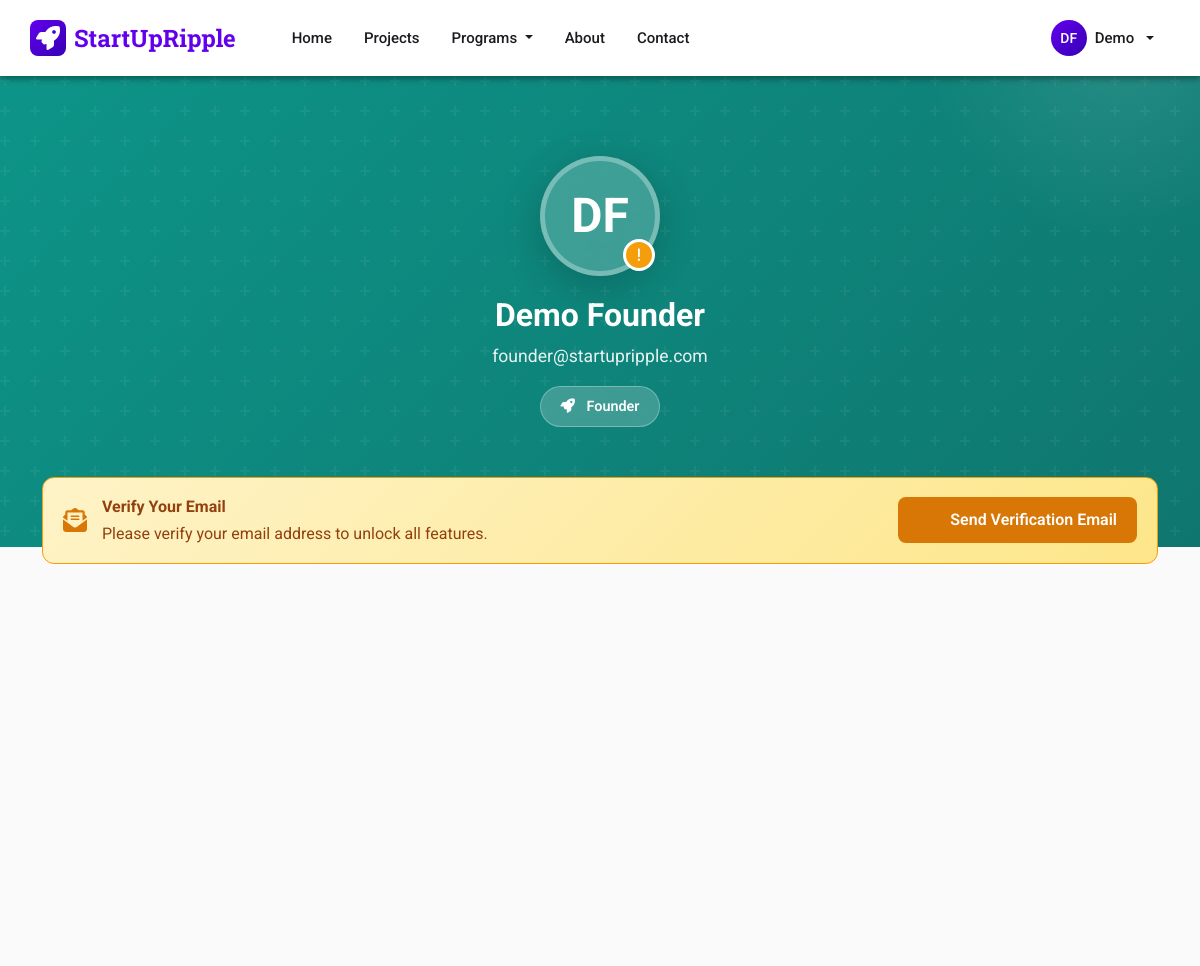
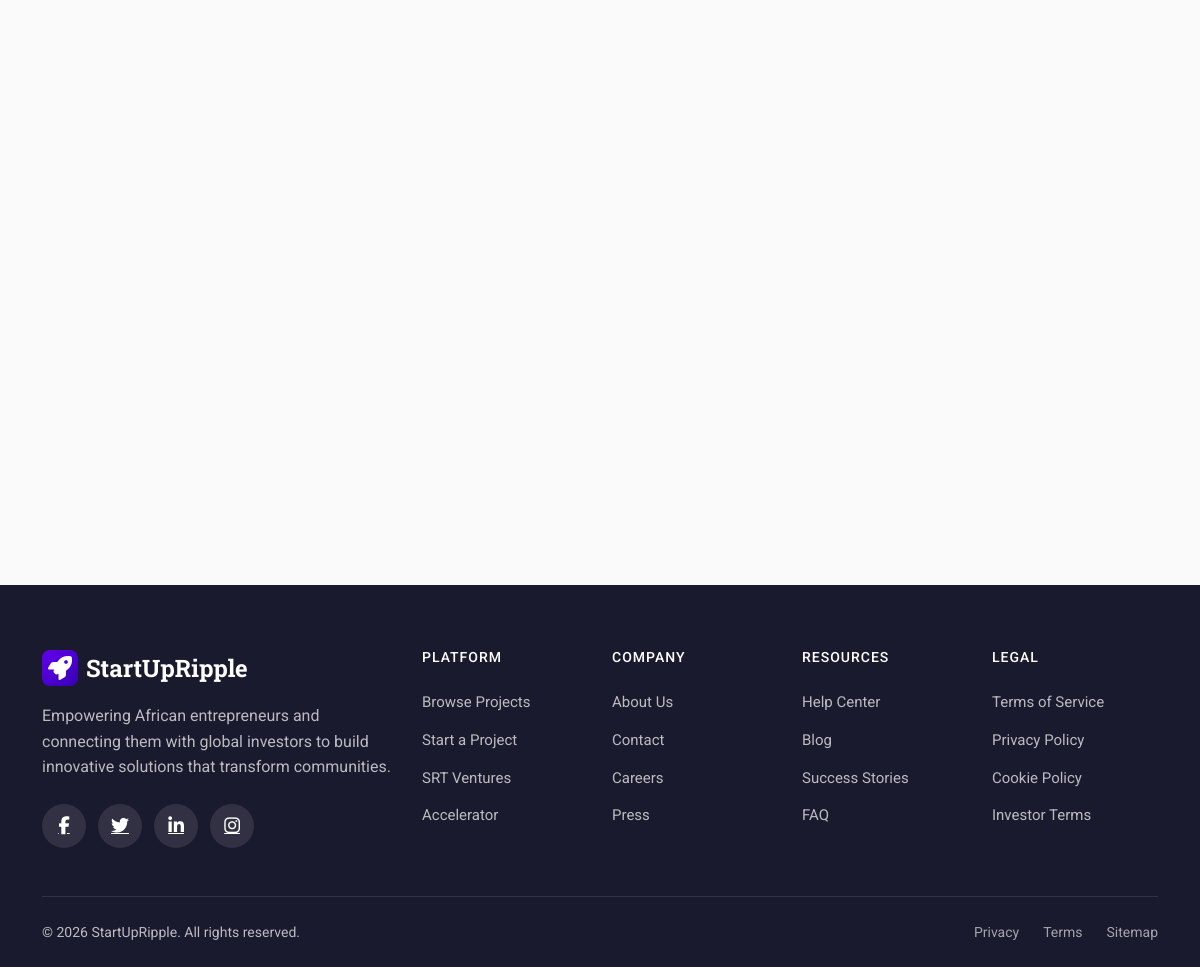
Page /accounts/profile/ (signed in) on the committed database (2 pictures, top to bottom).
### apps/accounts/models.py (models this page shows, shortened)
class CustomUser(AbstractUser):
    USER_TYPES = (
        ('', 'Select User Type'),
        ('founder', 'Founder'),
        ('donor', 'Donor/Pledger'),
        ('investor', 'Investor'),
        ('partner', 'SRT Partner'),
    )
    user_type = models.CharField(max_length=20, choices=USER_TYPES, blank=False, null=False)
    phone_number = models.CharField(max_length=20)
    profile_completed = models.BooleanField(default=False)
    location = models.CharField(max_length=100, blank=True, null=True)
    address_line1 = models.CharField(max_length=255, blank=True, null=True)
    address_line2 = models.CharField(max_length=255, blank=True, null=True)
    city = models.CharField(max_length=100, blank=True, null=True)
    state_province = models.CharField(max_length=100, blank=True, null=True)
    postal_code = models.CharField(max_length=20, blank=True, null=True)
    country = models.CharField(max_length=100, blank=True, null=True)
    email_verified = models.BooleanField(default=False)
    registration_fee_paid = models.BooleanField(default=False)
    is_srt_partner = models.BooleanField(default=False, help_text="User has SRT Partner capabilities")
    srt_partner_since = models.DateTimeField(null=True, blank=True, help_text="Date when user became an SRT partner")
    profile_image = models.ImageField(upload_to='profile_images/', blank=True, null=True, help_text="User profile photo")
    email = models.EmailField(unique=True)
    USERNAME_FIELD = 'email'
    REQUIRED_FIELDS = ['username']

### apps/accounts/views.py (the view)
# urls.py: path('profile/', views.profile_view, name='profile_view'),
@login_required
def profile_view(request):
    user = request.user
    founder_profile = None
    investor_profile = None
    partner_profile = None
    if user.user_type == 'founder':
        founder_profile = getattr(user, 'founderprofile', None)
    elif user.user_type == 'investor':
        investor_profile = getattr(user, 'investorprofile', None)
    elif user.user_type == 'partner':
        partner_profile = getattr(user, 'partnerprofile', None)
    context = {
        'user': user,
        'founder_profile': founder_profile,
        'investor_profile': investor_profile,
        'partner_profile': partner_profile,
    }
    return render(request, 'accounts/profile_view.html', context)

### apps/cms/context_processors.py (called while the page is built)
def social_links(request):
    return {
        'social_links': SocialMediaLink.objects.all().order_by('order')
    }

def site_settings(request):
    try:
        settings = SiteSettings.load()
    except Exception:
        settings = None
    return {
        'site_settings': settings
    }

### apps/cms/models.py (called while the page is built)
    @classmethod
    def load(cls):
        obj, created = cls.objects.get_or_create(pk=1)
        return obj

### apps/accounts/templates/accounts/profile_view.html (shortened to what this page needs)
{% extends 'base.html' %}
{% load static %}
{% block content %}
<section class="profile-hero">
    <div class="container">
        <div class="hero-content text-center">
            <div class="profile-avatar-wrapper d-inline-block">
                {% if user.profile_image %}
                    <img src="{{ user.profile_image.url }}" alt="{{ user.get_full_name }}" class="profile-avatar">
                {% elif user.user_type == 'founder' and founder_profile and founder_profile.image %}
                    <img src="{{ founder_profile.image.url }}" alt="{{ user.get_full_name }}" class="profile-avatar">
                {% elif user.user_type == 'partner' and partner_profile and partner_profile.image %}
                    <img src="{{ partner_profile.image.url }}" alt="{{ user.get_full_name }}" class="profile-avatar">
                {% else %}
                    <div class="profile-avatar-placeholder">
                        {{ user.first_name|slice:":1"|upper }}{{ user.last_name|slice:":1"|upper }}
                    </div>
                {% endif %}
                {% if user.email_verified %}
                    <div class="verification-badge verified" title="Email Verified">
                        <i class="fas fa-check"></i>
                    </div>
                {% else %}
                    <div class="verification-badge unverified" title="Email Not Verified">
                    </div>
                {% endif %}
            </div>
            <h1 class="profile-name">{{ user.first_name }} {{ user.last_name }}</h1>
            <p class="profile-email">{{ user.email }}</p>
            <div class="user-type-badge">
                {% if user.user_type == 'founder' %}
                    <i class="fas fa-rocket"></i>
                {% elif user.user_type == 'investor' %}
                    <i class="fas fa-chart-line"></i>
                {% elif user.user_type == 'partner' %}
                    <i class="fas fa-handshake"></i>
                {% else %}
                    <i class="fas fa-heart"></i>
                {% endif %}
                {{ user.get_user_type_display }}
            </div>
        </div>
    </div>
</section>
<div class="container profile-content">
    {% if not user.email_verified %}
    <div class="verification-alert">
        <div class="alert-content">
            <i class="fas fa-envelope-open-text"></i>
            <div class="alert-text">
                <strong>Verify Your Email</strong>
                <span>Please verify your email address to unlock all features.</span>
            </div>
        </div>
        <form action="{% url 'accounts:initiate_email_verification' %}" method="post" style="display: inline;">
            <button type="submit" class="btn-verify">
                <i class="fas fa-paper-plane me-2"></i>Send Verification Email
            </button>
        </form>
    </div>
    {% endif %}
    <div class="row">
        <div class="col-lg-8">
        </div>
        <div class="col-lg-4">
            <div class="quick-stats">
            </div>
        </div>
    </div>
</div>
{% endblock %}

### templates/base.html (shortened to what this page needs)
<!DOCTYPE html>
<html lang="en">
<head>
    <link href="https://cdn.jsdelivr.net/npm/bootstrap@5.3.2/dist/css/bootstrap.min.css" rel="stylesheet">
    <link href="https://cdnjs.cloudflare.com/ajax/libs/font-awesome/6.4.2/css/all.min.css" rel="stylesheet">
    {% load static %}
    <link rel="stylesheet" href="{% static 'css/partner-dashboard.css' %}">
</head>
<body>
    <nav class="navbar navbar-expand-lg navbar-md fixed-top">
        <div class="container navbar-inner">
            <a class="navbar-brand" href="{% url 'projects:home' %}">
                <span class="brand-icon"><i class="fas fa-rocket"></i></span>
                StartUpRipple
            </a>
            <div class="collapse navbar-collapse" id="navbarNav">
                <ul class="navbar-nav me-auto ms-lg-4">
                    <li class="nav-item">
                        <a class="nav-link" href="{% url 'projects:home' %}">Home</a>
                    </li>
                    <li class="nav-item">
                        <a class="nav-link" href="{% url 'projects:project_list' %}">Projects</a>
                    </li>
                    <li class="nav-item dropdown">
                        <a class="nav-link dropdown-toggle" href="#" role="button" data-bs-toggle="dropdown">
                            Programs
                        </a>
                    </li>
                    <li class="nav-item">
                        <a class="nav-link" href="{% url 'cms:about_page' %}">About</a>
                    </li>
                    <li class="nav-item">
                        <a class="nav-link" href="{% url 'cms:contact_page' %}">Contact</a>
                    </li>
                </ul>
                <ul class="navbar-nav align-items-lg-center">
                    {% if user.is_authenticated %}
                    <li class="nav-item dropdown">
                        <a class="nav-link dropdown-toggle d-flex align-items-center gap-2" href="#" role="button" data-bs-toggle="dropdown">
                            <span class="user-avatar">{{ user.first_name|slice:":1" }}{{ user.last_name|slice:":1" }}</span>
                            <span class="d-none d-lg-inline">{{ user.first_name|default:user.email }}</span>
                        </a>
                    </li>
                    {% endif %}
                </ul>
            </div>
        </div>
    </nav>
    <main>
        {% block content %}{% endblock %}
    </main>
    <footer class="footer-md">
        <div class="container">
            <div class="row g-4">
                <div class="col-lg-4 col-md-6">
                    <div class="footer-brand">
                        <span class="brand-icon"><i class="fas fa-rocket"></i></span>
                        StartUpRipple
                    </div>
                    <p class="mb-4">Empowering African entrepreneurs and connecting them with global investors to build innovative solutions that transform communities.</p>
                    <div class="social-links-md">
                        <a href="#" aria-label="Facebook"><i class="fab fa-facebook-f"></i></a>
                        <a href="#" aria-label="Twitter"><i class="fab fa-twitter"></i></a>
                        <a href="#" aria-label="LinkedIn"><i class="fab fa-linkedin-in"></i></a>
                        <a href="#" aria-label="Instagram"><i class="fab fa-instagram"></i></a>
                    </div>
                </div>
                <div class="col-lg-2 col-md-6">
                    <h6>Platform</h6>
                    <ul class="footer-links">
                        <li><a href="{% url 'projects:project_list' %}">Browse Projects</a></li>
                        <li><a href="{% url 'projects:create_project' %}">Start a Project</a></li>
                        <li><a href="{% url 'srt:venture_list' %}">SRT Ventures</a></li>
                        <li><a href="{% url 'incubator:incubator_page' %}">Accelerator</a></li>
                    </ul>
                </div>
                <div class="col-lg-2 col-md-6">
                    <h6>Company</h6>
                    <ul class="footer-links">
                        <li><a href="{% url 'cms:about_page' %}">About Us</a></li>
                        <li><a href="{% url 'cms:contact_page' %}">Contact</a></li>
                        <li><a href="#">Careers</a></li>
                        <li><a href="#">Press</a></li>
                    </ul>
                </div>
                <div class="col-lg-2 col-md-6">
                    <h6>Resources</h6>
                    <ul class="footer-links">
                        <li><a href="#">Help Center</a></li>
                        <li><a href="#">Blog</a></li>
                        <li><a href="#">Success Stories</a></li>
                        <li><a href="#">FAQ</a></li>
                    </ul>
                </div>
                <div class="col-lg-2 col-md-6">
                    <h6>Legal</h6>
                    <ul class="footer-links">
                        <li><a href="#">Terms of Service</a></li>
                        <li><a href="#">Privacy Policy</a></li>
                        <li><a href="#">Cookie Policy</a></li>
                        <li><a href="#">Investor Terms</a></li>
                    </ul>
                </div>
            </div>
            <div class="footer-bottom-md">
                <div class="row align-items-center">
                    <div class="col-md-6 text-center text-md-start">
                        <p>&copy; {% now "Y" %} StartUpRipple. All rights reserved.</p>
                    </div>
                    <div class="col-md-6">
                        <div class="footer-bottom-links">
                            <a href="#">Privacy</a>
                            <a href="#">Terms</a>
                            <a href="#">Sitemap</a>
                        </div>
                    </div>
                </div>
            </div>
        </div>
    </footer>
</body>
</html>

### static/css/partner-dashboard.css (style rules this page uses)
:root { --teal-primary: #0d9488; --teal-dark: #0f766e; --teal-light: #14b8a6; --teal-100: #ccfbf1; --teal-50: #f0fdfa; }
html, body { overflow-x: hidden; max-width: 100vw; }

### templates/base.html (style rules this page uses)
:root { --md-primary: #6200EE; --md-primary-dark: #3700B3; --md-secondary: #03DAC6; --md-surface: #FFFFFF; --md-background: #FAFAFA; --md-error: #B00020; --md-on-primary: #FFFFFF; --md-on-surface: #1C1B1F; --md-outline: #79747E; --md-elevation-1: 0 1px 3px rgba(0,0,0,0.12), 0 1px 2px rgba(0,0,0,0.24); --md-elevation-2: 0 3px 6px rgba(0,0,0,0.16), 0 3px 6px rgba(0,0,0,0.23); --md-elevation-3: 0 10px 20px rgba(0,0,0,0.19), 0 6px 6px rgba(0,0,0,0.23); --md-transition: cubic-bezier(0.4, 0, 0.2, 1); }
* { -webkit-font-smoothing: antialiased; -moz-osx-font-smoothing: grayscale; }
body { font-family: 'Roboto', system-ui, -apple-system, sans-serif; color: var(--md-on-surface); background: var(--md-background); line-height: 1.6; }
.navbar-md { padding: 0; transition: all 0.3s var(--md-transition); background: transparent; }
.navbar-md.scrolled { background: var(--md-surface) !important; box-shadow: var(--md-elevation-2); }
.navbar-md .navbar-inner { padding: 12px 0; }
.navbar-md .navbar-brand { font-family: 'Roboto Slab', serif; font-weight: 700; font-size: 1.5rem; color: #fff !important; display: flex; align-items: center; gap: 8px; }
.navbar-md.scrolled .navbar-brand { color: var(--md-primary) !important; }
.navbar-md .navbar-brand .brand-icon { width: 36px; height: 36px; background: linear-gradient(135deg, var(--md-primary) 0%, var(--md-primary-dark) 100%); border-radius: 8px; display: flex; align-items: center; justify-content: center; color: #fff; }
.navbar-md .nav-link { color: rgba(255, 255, 255, 0.9) !important; font-weight: 500; font-size: 0.9375rem; padding: 8px 16px !important; border-radius: 100px; transition: all 0.2s var(--md-transition); }
.navbar-md.scrolled .nav-link { color: var(--md-on-surface) !important; }
.user-avatar { width: 36px; height: 36px; border-radius: 50%; background: linear-gradient(135deg, var(--md-primary) 0%, var(--md-primary-dark) 100%); display: flex; align-items: center; justify-content: center; color: #fff; font-weight: 500; font-size: 0.875rem; }
.footer-md { background: #1a1a2e; color: rgba(255, 255, 255, 0.7); padding-top: 64px; }
.footer-md .footer-brand { font-family: 'Roboto Slab', serif; font-size: 1.5rem; font-weight: 700; color: #fff; display: flex; align-items: center; gap: 8px; margin-bottom: 16px; }
.footer-md .footer-brand .brand-icon { width: 36px; height: 36px; background: linear-gradient(135deg, var(--md-primary) 0%, var(--md-primary-dark) 100%); border-radius: 8px; display: flex; align-items: center; justify-content: center; color: #fff; }
.footer-md h6 { color: #fff; font-weight: 500; font-size: 0.875rem; text-transform: uppercase; letter-spacing: 1px; margin-bottom: 24px; }
.footer-links { list-style: none; padding: 0; margin: 0; }
.footer-links li { margin-bottom: 12px; }
.footer-links a { color: rgba(255, 255, 255, 0.7); text-decoration: none; font-size: 0.9375rem; transition: all 0.2s var(--md-transition); display: inline-block; }
.social-links-md { display: flex; gap: 12px; }
.social-links-md a { width: 44px; height: 44px; border-radius: 50%; background: rgba(255, 255, 255, 0.1); display: flex; align-items: center; justify-content: center; color: #fff; font-size: 1.125rem; transition: all 0.2s var(--md-transition); }
.footer-bottom-md { border-top: 1px solid rgba(255, 255, 255, 0.1); padding: 24px 0; margin-top: 48px; }
.footer-bottom-md p { margin: 0; font-size: 0.875rem; }
.footer-bottom-links { display: flex; gap: 24px; flex-wrap: wrap; justify-content: flex-end; }
.footer-bottom-links a { color: rgba(255, 255, 255, 0.6); text-decoration: none; font-size: 0.875rem; transition: color 0.2s var(--md-transition); }

### rows in the picture
CustomUser: first_name "D", last_name "F", first_name "Demo", last_name "Founder", email "founder@startupripple.com", user_type "Founder"
